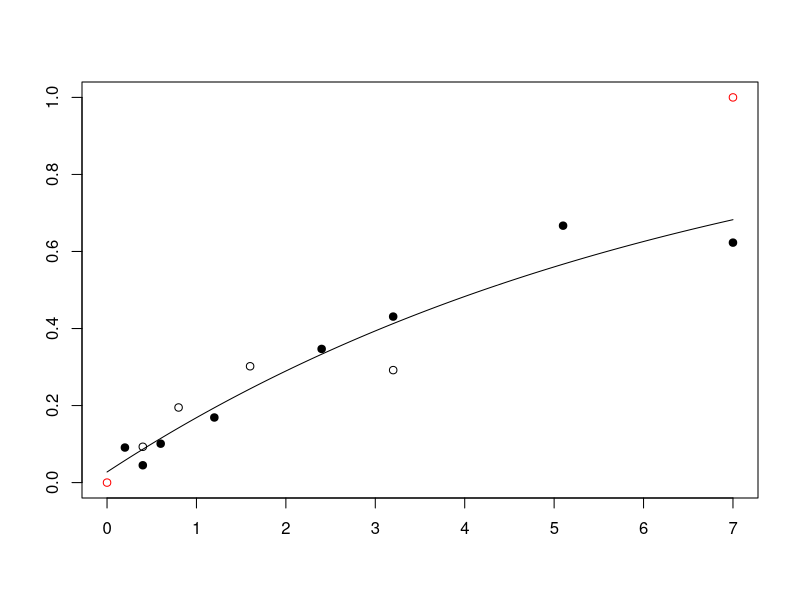
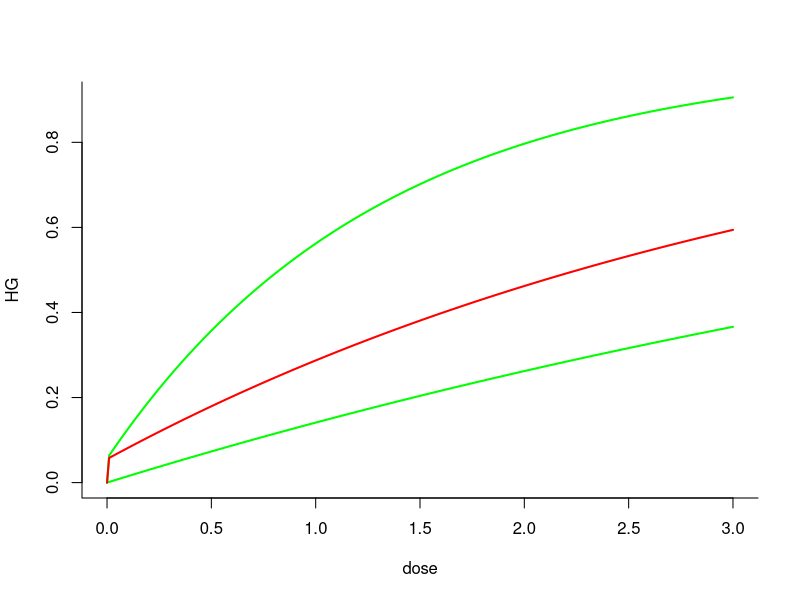
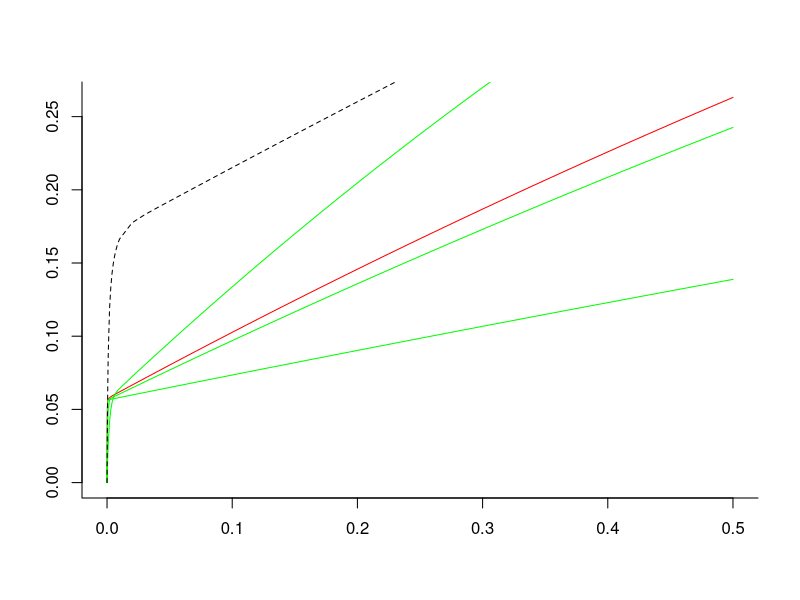
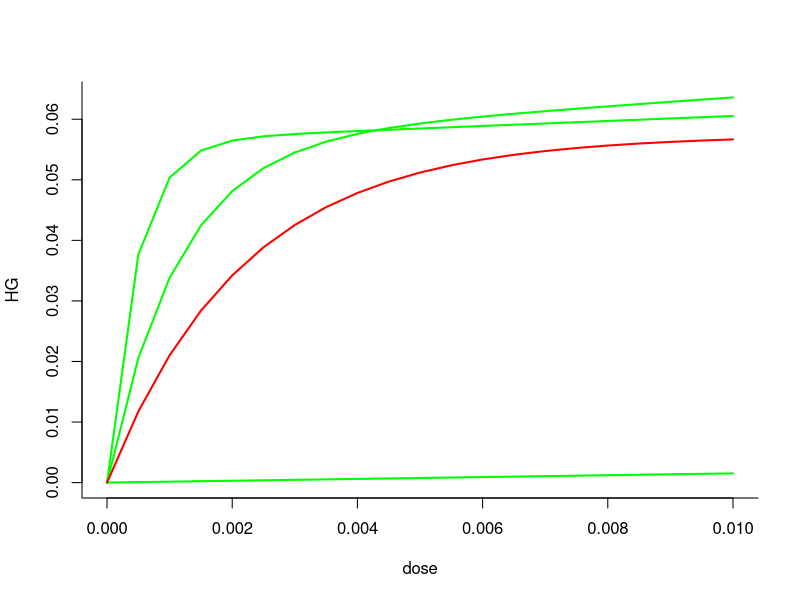

These charts were generated, in order, by the following R code:
# Free, open-source software under GNU GPLv3. It comes with no warranty. 
# Concerns radiogenic mouse HG tumorigenesis.
# Written by Mark Ebert, Edward Huang, Dae Woong Ham and Ray Sachs, summer  and fall 2017. 
# Relevant references and their abbreviations in commenting this script are the following.
# ".93Alp"=Alpen et al. "Tumorigenic potential of high-Z, high-LET charged-particle radiations." Rad Res 136:382-391 (1993)
# ".94Alp"=Alpen et al. "Fluence-based relative biological effectiveness for charged particle carcinogenesis in mouse Harderian gland." Adv Space Res 14(10): 573-581. (1994).  
# "16Chang"=Chang et al. "Harderian Gland Tumorigenesis: Low-Dose and LET Response." Radiat Res 185(5): 449-460. (2016).  
# "16Srn"=Siranart et al."Mixed Beam Murine Harderian Gland Tumorigenesis: Predicted Dose-Effect Relationships if neither Synergism nor Antagonism Occurs." Radiat Res 186(6): 577-591 (2016).  
# "17Cuc"=Cucinotta & Cacao. "Non-Targeted Effects Models Predict Significantly Higher Mars Mission Cancer Risk than Targeted Effects Models." Sci Rep 7(1): 1832. (2017). PMC5431989
library(deSolve) # library for solving differential equations
library(minpack.lm) #for non-linear regression package
rm(list=ls())
####### Data #######
dfr <- data.frame( # data used in 16Chang; includes data analyzed in .93Alp and .94Alp  
  dose.1 = c(0.2,0.4,0.6,1.2,2.4,3.2,5.1,7,0.05,0.1,0.15,0.2,0.4,0.8,1.6,0.05,0.1,0.2,0.4,0,0.1,0.2,0.4,0.8,1.6,0.4,0.8,1.6,3.2,0.05,0.1,0.2,0.4,0.8,0.1,0.2,0.4,0.8,0.1,0.2,0.4,0.04,0.08,0.16,0.32,0.033,0.066,0.13,0.26,0.52,.2, .4, .6),
  HG = c(0.091,0.045,0.101,0.169,0.347,0.431,0.667,0.623,0.156,0.215,0.232,0.307,0.325,0.554,0.649,0.123,0.145,0.207,0.31,0.026,0.083,0.25,0.39,0.438,0.424,0.093,0.195,0.302,0.292,0.109,0.054,0.066,0.128,0.286,0.183,0.167,0.396,0.536,0.192,0.234,0.317,0.092,0.131,0.124,0.297,0.082,0.088,0.146,0.236,0.371,.154,.132,.333),#HG prevalence as defined in 16Chang
  NWeight = c(520,2048,1145,584,313,232,293,221,1162,877,455,409,374,223,320,742,661,347,131,6081,1091,251,244,191,131,645,255,199,111,649,378,973,833,201,468,381,197,109,496,257,185,1902,1063,884,350,1767,1408,874,299,261,322,206,67),
  #nominal weight for weighted least squaresregression; see .93Alp. The Lanthanum entries were obtained by measuring the main graph in 17Cuc 
  index=c(rep(1,8),rep(0,17), rep(1,4),  rep(0,24)),#index=0 for Z>3 ions, 1 otherwise. Not needed in some models
  L = c(rep(1.6,8), rep(193, 7), rep(250, 4), rep(195, 6), rep(0.4, 4), rep(25, 5), rep(464, 4), rep(193, 3),rep(70, 4), rep(100, 5), rep(953, 3)), ##L=LET=LET_infinity=stopping power (keV/micron)
  Z = c(rep(2, 8), rep(26, 17), rep(1, 4), rep(10, 5), rep(43, 4), rep(26, 3), rep(14, 4), rep(22, 5), rep(57, 3)),#atomic number, charge in units of proton charge on fully ionized atomic nucleus, e.g. 2 for 2He4
  Zeff = c(rep("TBD", 53)),# effective ion charge according to the formula of W.H Barkas. Zeff <= Z. Calculated below. For this data, only very slightly less than Z.
  beta = c(rep("TBD", 53)),# ion speed, relative to speed of light, calculated below
  MeVperu = c(rep(228, 8), rep(600, 7), rep(300, 4), rep(600, 6), rep(250, 4), rep(670, 5), rep(600, 4), rep(600, 3), rep(260, 4), rep(1000, 5), rep(593, 3)),#Kinetic energy in MeV, divided by atomic mass, e.g. divided by 4u=4x931.5 MeV/c^2 for 2He4
  Katz = c(rep("TBD", 53)),#for fully ionized nuclei, Katz's Z^2/beta^2, Calculated below. It is part of the Bethe Barkas Bloch equation for stopping power. Our calculations don't use Katz, but various similar calculations do.
  ion = c(rep("He4", 8), rep("Fe56", 17), rep("p", 4), rep("Ne20", 5), rep("Nb93", 4), rep("Fe56", 3), rep("Si28", 4), rep("Ti48", 5), rep("La139", 3)),
  comments = c(".93AlpLooksOK", rep("", 7), ".93AlplooksOK", rep('', 11), ".93Alp.no.iso", "not in 17Cuc (or 16Chang?)", rep("", 3), "16Chang all OK?", rep('', 24), ".94Alp","From graphs",'e.g. in 17Cuc')
) 

# Data for HG induced by photons from Cs-137 or Co-60 beta decay; from 16Chang (and calibration of LQ model)
ddd <- data.frame(dose.1 = c(0, 0.4, 0.8, 1.6, 3.2, 7, 0, .4, .8, .12, 1.6),
                  HG = c(.026, .048, .093, .137, .322, .462, .0497, .054, .067, .128, .202),
                  NWeight = c(6081.2, 4989.5, 1896.8, 981.1, 522.2, 205.2, 7474.1, 2877.6, 1423.7, 689.9, 514.9),
                  Nucleus = c(rep("Cobalt-60", 6), rep("Cesium-137", 5)),
                  Comments = c(rep("TBD", 11))
)
Y <- 0.001 * dfr[, "MeVperu"] # convert to GeV/u for convenience in a calculation
dfr[, "Katz"] <- round((dfr[, "Z"]) ^2 * (2.57 * Y^2 + 4.781 * Y + 2.233) / (2.57 * Y^2 + 4.781 * Y), 2) # special relativistic calculation of Z^2/beta^2. The numerics include conversion from GeV to joules and from u to kg.
dfr[, "beta"] <- round(dfr[, "Z"] * sqrt(1 / dfr[, "Katz"]), 3) # i.e. Z*sqrt(beta^2/Z^2) 
dfr[, "Zeff"] <- round(dfr[, "Z"] * (1 - exp( -125 * dfr[, "Z"] ^ (-2.0 / 3))), 2) # Barkas formula for Zeff; for us Zeff is almost Z

dfra <- dfr[c(1:19,26:53),] ##removes the zero dose case and the no isograft data

#####  photon and HZE/NTE Models #####
LQ <- lm(HG ~ dose.1 + I(dose.1 ^ 2), data = ddd) # linear model fit on ddd dataset
summary(LQ, correlation = T) 

#HERE OUR NEW HZE/NTE MODEL; works well. Uses 3 adjustable parameters. There is also an HZE/TE model and NTE or TE models for Z<=3, but for a while we now use the HZE/NTE model for Z>3 with data for Z>=8  
dfrHZE <- subset(dfra, Z > 3) # look only at HZE not at much lower LET ions. # In next line phi controls how fast NTE build up from zero; not really needed during calibration since 150*phi*Dose/L>>1 at every observed Dose !=0. phi needed for later synergy calculations.
phi <- 1000 # Even larger phi should give the same final results, but might cause extra problems with R. 
HZEm <- nls(HG ~ .0275 + (1 - exp ( -0.01 * (aa1 * L * dose.1 * exp( -aa2 * L) + (1 - exp( -150 * phi * dose.1 / L)) * kk1))), #  calibrating parameters in a model that modifies the hazard function NTE models in 17Cuc.
            data = dfrHZE, 
            weights = NWeight,
            start = list(aa1 = .9, aa2 = .01, kk1 = 6)) 
summary(HZEm, correlation = T);vcov(HZEm)# parameter values & accuracy; variance-covariance matrix
NTE.HZE.c <- coef(HZEm) #  calibrated central values of the 3 parameters. Next is the IDER, =0 at dose 0
HHC <- function(dose.1,L) 0.01*(NTE.HZE.c[1]*L*dose.1*exp(-NTE.HZE.c[2]*L)+(1-exp(-150*phi*dose.1/L))*NTE.HZE.c[3]) # calibrated hazard function

CalculateHZEC <- function(dose.1, L) {
  1-exp(-HHC(dose.1,L)) #  Calibrated IDER
}

dose <- c(seq(0, .00001, by = 0.000001),seq(.00002,.0001,by=.00001),seq(.0002,.001,by=.0001),seq(.002,.01,by=.001),seq(.02,.5,by=.01))##look carefully near zero, but go out to 0.5 Gy
#dose=dose[1:30] #this can be used to zoom in on the very low dose behavior in the graphs
####### calculate baseline MIXDER I(d) for mixtures of HZE components modeled by NTE IDER #######
IntegrateNTE_HZE_IMIXDER <- function(r, L, d = dose, aa1 = NTE.HZE.c[1], aa2 = NTE.HZE.c[2], kk1 = NTE.HZE.c[3]) {
  dE <- function(yini, State, Pars) {
    aa1 <- aa1; aa2 <- aa2; kk1 <- kk1
    with(as.list(c(State, Pars)), {
      aa = vector(length = length(L))
      u = vector(length = length(L))
      for (i in 1:length(L)) {
        aa[i] = aa1*L[i]*exp(-aa2*L[i])
        u[i] = uniroot(function(d) 1-exp(-0.01*(aa[i]*d+(1-exp(-150*phi*d/L[i]))*kk1)) - I, lower = 0, upper = 20, tol = 10^-10)$root
      }
      dI = vector(length = length(L))
      for (i in 1:length(L)) {
        dI[i] = r[i]*0.01*(aa[i]+exp(-150*phi*u[i]/L[i])*kk1*150*phi/L[i])*exp(-0.01*(aa[i]*u[i]+(1-exp(-150*phi*u[i]/L[i]))*kk1))
        
      }
      dI = sum(dI)
      return(list(c(dI)))
    })
  }
  pars = NULL; yini = c(I= 0); d = d
  out = ode(yini, times = d, dE, pars, method = "radau")
  return(out)
} 

####### Plotting I(d) example
# r <- .25*1:4; L <- c(25,70,190,250);plot(INCRL, type='l',ylim=c(0,.5),col='red',bty='l',ann='F')
# lines(dose,CalculateHZEC(dose,190), col='green')#component 3
# lines(dose,CalculateHZEC(dose,250),col='green')#component 4
# lines(dose,CalculateHZEC(dose,70),col='green')#component 2
# lines(dose,CalculateHZEC(dose,25),col='green') #component 1
# SEA <- function(dose.1) CalculateHZEC(dose.1/4, 25) + CalculateHZEC(dose.1/4, 70) + CalculateHZEC(dose/4, 190) + CalculateHZEC(dose.1/3, 250)
# lines(dose, SEA(dose), lty=2)
##Next need Monte Carlo for 95%CI. Edward's Next Job
########### Light ion Z <= 3 model 1 ######### 
dfrL <- subset(dfra, Z <= 3) #for Light ions
LOW.m <- nls(HG ~ .0275 + 1-exp(-bet * dose.1),
             data = dfrL,
             weights = NWeight,
             start = list(bet = .5))
summary(LOW.m)
LOW.c <- coef(LOW.m)  # calibrated central values of the parameter
CalculateLOW.C <- function(dose.1, L) { # Calibrated Low LET model. Use L=0, but maybe later will use L >0 but small 
  return(1-exp(-LOW.c[1] * dose.1))
}  
#######Next: visual checks to see if our calibration is consistent with 16Chang, .93Alp, .94Alp and 17Cuc
## Put various values in our calibrated model to check with numbers and graphs in these references
#  L=193; dose.1 = dfrHZE[1:7, "dose.1"]; HGe = dfr[1:7,"HG"] # same for Fe
plot(c(0, 7), c(0, 1), col = 'red', ann = 'F') 
ddose <- 0.01 * 0:700; lines(ddose, CalculateLOW.C(ddose, 0) + .0275)  #calibrated lowLET IDER
points(dfrL[1:8, "dose.1"], dfrL[1:8,"HG"],pch=19) #RKS: Helium data points
points(dfrL[9:12, "dose.1"], dfrL[9:12, "HG"] )  # proton data points 

#####MIXDER# RKS next is just a  fossil I think
dE_1 <- function(d, aa1, aa2, kk1, phi, L) {
   ((150 * kk1 * phi * exp(-150 * phi * d / L) / L + aa1 * L * exp( -aa2 * L)) * 
  exp(-0.01 * (kk1 * (1 - exp( - 150 * phi * d / L)) + aa1 * L * exp(-aa2 * L) * d))) / 100
 }

dE_2 <- function(dose,L) { 
 LOW.c*exp(-LOW.c*dose)  
}

# To be done next. HZE NTE MIXDER 95% CI (Edward)!!! Information criteria and 
# compare with 17Cuc (Mark)! clean up style
# Overall: add TE HZE models; decide on low LET models after seeing Mark's IC 
# results. Decide how to handle the various branches -- probably one ODE for NTE 
# HZE MIXDERs that may have on low LET component and one ODE for TE HZE MIXDERs ditto


#egh :: ASSIGNMENT: Calculate I(d) for N > 1 HZE IDERs and one low-LET IDER
calculateComplexId <- function(r, L, d, aa1 = NTE.HZE.c[1], aa2 = NTE.HZE.c[2], kk1 = NTE.HZE.c[3], phi = 3e3, beta = LOW.c, lowLET = FALSE) {
  ## FUNCTION DESCRIPTION
  # Calulates the function I(d) from N > 1 HZE IDERs and one low-LET IDER using 
  # incremental effect additivity
  #
  # new argument: lowLET (FALSE by default, TRUE when one IDER is low-LET)
  dE <- function(yini, State, Pars) { #  Constructing an ode from the IDERS
    aa1 <- aa1; aa2 <- aa2; kk1 <- kk1; beta <- beta; phi <- phi; L <- L
    with(as.list(c(State, Pars)), {
      aa <- vector(length = length(L))  
      u <- vector(length = length(L))  
      for (i in 1:length(L)) {
        aa[i] <- aa1 * L[i] * exp(-aa2 * L[i])
        u[i] <- uniroot(function(d) 1-exp(-0.01*(aa1*L[i]*d*exp(-aa2*L[i])+(1-exp(-150*phi*d/L[i]))*kk1)) - I, lower = 0, upper = 200, extendInt = "yes", tol = 10^-10)$root #egh this is used in the single HZE and lowLET example
      }
      dI <- vector(length = length(L))
      for (i in 1:length(L)) {
        dI[i] <- r[i] * 0.01*(aa[i]+exp(-150*phi*u[i]/L[i])*kk1*150*phi/L[i])*exp(-0.01*(aa[i]*u[i]+(1-exp(-150*phi*u[i]/L[i]))*kk1))
      }
      if (lowLET == TRUE) { # If low-LET IDER is present then include it at the end of the dI vector
        u[length(L) + 1] <- uniroot(function(d) 1-exp(-beta*d) - I, lower = 0, upper = 200, extendInt = "yes", tol = 10^-10)$root
        dI[length(L) + 1] <- r[length(r)] * dE_2(d = u[length(L) + 1], L = 0)
      }
      dI <- sum(dI)
      return(list(c(dI)))
      })
  }
  return(ode(c(I = 0), times = d, dE, parms = NULL, method = "radau")) #  Finds the solution I(d) of the differential equation dE
}

r1 <- .2; r <- c(r1, 1 - r1) #Proportions. Next plot IDERs and MIXDER
d <- .01 * 0:300.
plot(x = d, y = CalculateHZEC(dose.1 = d, L = 173), type = "l", xlab="dose",ylab="HG",bty='l',col='green',lwd=2)
lines(x = d, y = CalculateLOW.C( d,0), col='green', lwd=2)
lines(x = d, y = calculateComplexId(r = r, L = 193, d = d, lowLET = TRUE)[, 2], col = "red", lwd=2) # I(d)

r <- c(1/3, 1/3, 1/3); L <- c(25, 70, 250)
INCRL <- calculateComplexId(r, L, d = dose) # incremental effect additivity 
plot(INCRL, type='l', col='red', bty='l', ann='F') # ,ylim=c(0,.4) ; I(d) plot
lines(dose, CalculateHZEC(dose, 250), col='green') # component 3
lines(dose, CalculateHZEC(dose, 70), col='green') # component 2
lines(dose, CalculateHZEC(dose, 25), col='green') # component 1
SEA <- function(dose.1) CalculateHZEC(dose.1/3, 25) + CalculateHZEC(dose.1/3, 70) + CalculateHZEC(dose.1/3, 250)
lines(dose, SEA(dose), lty=2)

d <- seq(0, .01, .0005)
r <- c(1/20, 1/20, 9/10); L <- c(70, 173)
plot(x = d, y = CalculateHZEC(dose.1 = d, L = 173), type = "l", xlab="dose",ylab="HG",bty='l',col='green',lwd=2)
lines(x = d, y = CalculateHZEC(d, 70), col='green', lwd=2) # component 3
lines(x = d, y = CalculateLOW.C(d, 0), col='green', lwd=2)
lines(x = d, y = calculateComplexId(r, L, d = d, lowLET = TRUE)[, 2], col = 'red', lwd = 2)
#test for project/GitHub workings
